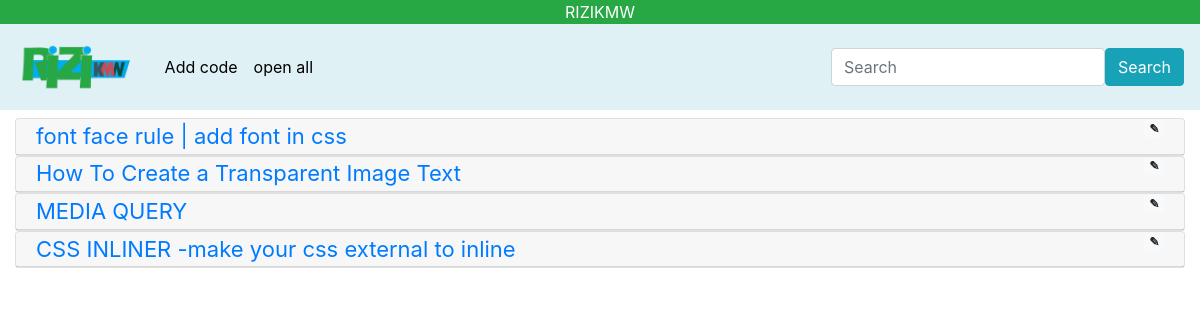
The page /pkdb/category_view/5 on the database as committed earlier.
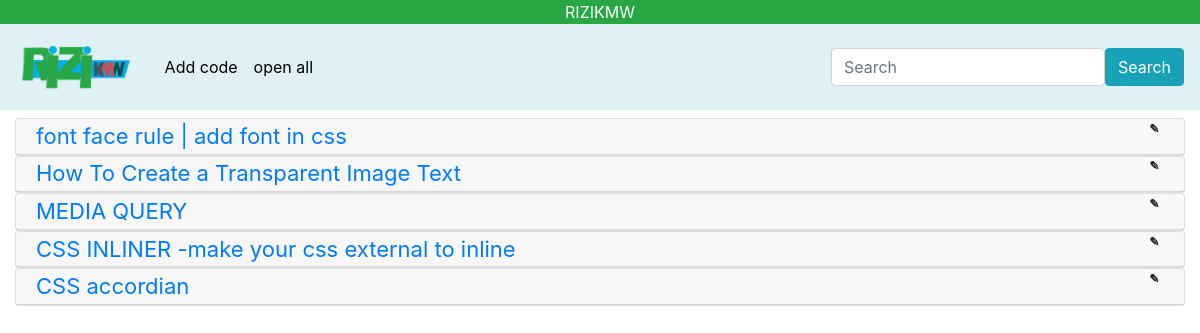
The same page on the database as committed later.
### tables this page shows
CREATE TABLE `pkdb` (
  `id` int(10) NOT NULL AUTO_INCREMENT,
  `title` varchar(2000) NOT NULL,
  `code` text NOT NULL,
  `category` int(100) DEFAULT NULL,
  `date_time` timestamp NOT NULL DEFAULT CURRENT_TIMESTAMP,
  PRIMARY KEY (`id`)
);

### application/controllers/pkdb.php (called while the page is built, shortened)
<?php
class pkdb extends CI_Controller {
	function __construct(){
        $this->load->model('upload');
        $this->load->helper('url');
        $this->load->helper('form');
        $this->load->library('session');
    }
    public function category_view($cat){
        $query=$this->db->query("SELECT * FROM categories where id=$cat ORDER BY `categories`.`id`");
        $data['categories_data']=$query->row_array();
        $query=$this->db->query("SELECT * FROM pkdb WHERE category=$cat");
        $data['code_data']=$query->result_array();
        $this->load->view('category_view',$data);
  }
}

### index.php (called while the page is built, shortened)
<?php
require_once BASEPATH.'core/CodeIgniter.php';

### application/views/category_view.php (the view, shortened to what this page needs)
<!DOCTYPE html>
<html lang="en-US">
  <head>
    <link rel="stylesheet" href="https://maxcdn.bootstrapcdn.com/bootstrap/4.3.1/css/bootstrap.min.css">
  </head>
  </head>
  <body>
    <div class="bg-success">
      <a class="" href="index.php" style="cursor: help; text-decoration: none;">
        <p class="text-white text-center headings" style="margin-bottom: 0px;">RIZIKMW</p>
      </a>
    </div>
    <nav class="navbar navbar-expand-lg navigation">
      <a class="navbar-brand" href="<?php echo base_url()?>"><img src="<?php echo base_url()?>assets/images/logo.png"  height="60px" /></a>
      <div class="collapse navbar-collapse" id="navb">
        <ul class="navbar-nav mr-auto">
          <li class="nav-item">
            <a class="nav-link" href="javascript:void(0)" data-toggle="modal" data-target="#add_code_modal">Add code</a>
          </li>
          <li class="nav-item">
            <a href="javascript:void(0)" class="nav-link" id="open_all_accordians">open all</a>
          </li>
        </ul>
        <form class="form-inline my-2 my-lg-0">
          <input class="form-control mr-s" type="text" placeholder="Search">
          <button class="btn btn-info my-2 my-sm-0" type="button">Search</button>
        </form>
      </div>
    </nav>
    <div class="container-fluid ">
          <div class="row mt-2">
            <div class="col-sm-12">
              <div id="accordion">
                <?php
                 if(!empty($code_data)){
                  foreach($code_data as $row){
                ?>
               <div class="card">
                  <div class="card-header">
                    <a class="card-link" style="display: block;display: block;float: left;width: 80%;" data-toggle="collapse" href="#id_<?php echo $row['id']?>">
                      <?php echo $row['title']?>
                    </a>
                    <span style="float:right;" class="badge badge-light edit_button" data-toggle="modal" data-target="#edit_code_modal" data-id="<?php echo $row['id'];?>" >&#9998;</span>
                  </div>
                </div>
                <?php
                    }
                  }
                ?>
              </div>
            </div>
          </div>
      </div>
  </body>
</html>

Rows that differ between the two databases and show on the page:
added pkdb: title "CSS accordian"
